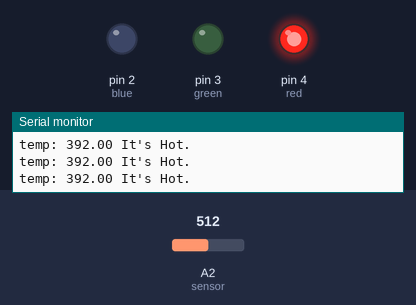
This sketch was run on a simulated Arduino Uno, built with avr-gcc and run on an emulated ATmega328P. On the bench: output pins drawn as LEDs (lit = HIGH), the last lines printed to the serial monitor. The test bench sets the inputs (shaded band); at power-on: A2 (sensor) = 512.

Above: at 1.2 s.
1.3 s: A2 (sensor) set to 177
4.3 s: A2 (sensor) set to 157
At 5.5 s:
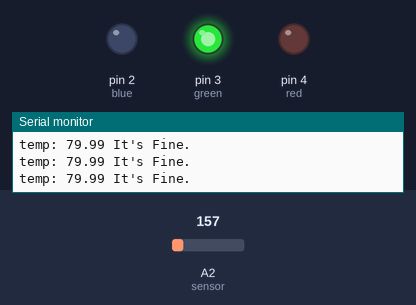
5.8 s: A2 (sensor) set to 122
At 6.8 s:
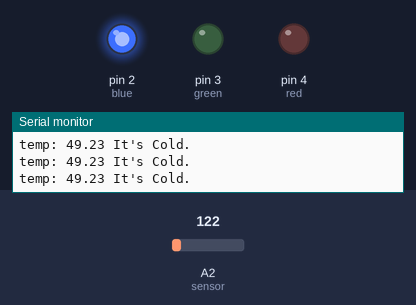
7.3 s: A2 (sensor) set to 306
At 7.8 s:
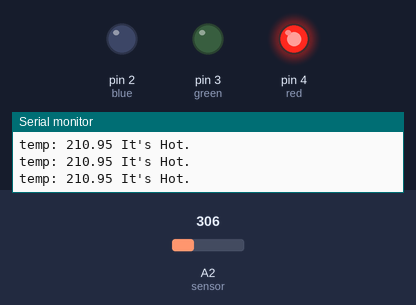
8.8 s: A2 (sensor) set to 0
At 9.9 s:
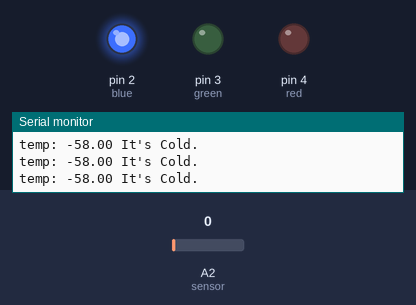
Timing chart, 0 to 11.3 s (numbered marks = the images above; inputs shaded):
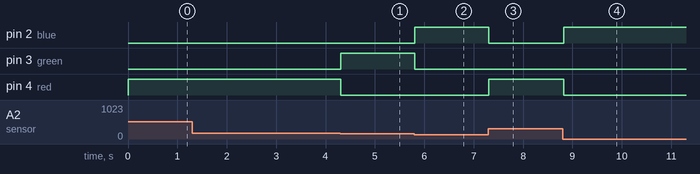

Measured:
- the behaviour switches between 165 and 164 on A2 (sensor) (found by bisection; images 0 and 1)
- after the input at 4.3 s, pin 3 (green): LOW → HIGH at once; pin 4 (red): HIGH → LOW at once
- after the input at 5.8 s, pin 2 (blue): LOW → HIGH at once; pin 3 (green): HIGH → LOW at once
- after the input at 7.3 s, pin 2 (blue): HIGH → LOW at once; pin 4 (red): LOW → HIGH at once
- after the input at 8.8 s, pin 2 (blue): LOW → HIGH at once; pin 4 (red): HIGH → LOW at once

The sketch:

copy_of_arduino_led_temperature_indicator1.ino
```cpp
const int hot = 87; //set hot parameter
const int cold = 75; //set cold parameter
void setup() {
  pinMode(A2, INPUT); //sensor
  pinMode(2, OUTPUT); //blue
  pinMode(3, OUTPUT); //green
  pinMode(4, OUTPUT); //red
  Serial.begin(9600);
}
void loop() {
  int sensor = analogRead(A2);
  float voltage = (sensor / 1024.0) * 5.0;
  float tempC = (voltage - .5) * 100;
  float tempF = (tempC * 1.8) + 32;
  Serial.print("temp: ");
  Serial.print(tempF);
  if (tempF < cold) { //cold
    digitalWrite(2, HIGH);
    digitalWrite(3, LOW);
    digitalWrite(4, LOW);
    Serial.println(" It's Cold.");
  }
  else if (tempF >= hot) { //hot
    digitalWrite(2, LOW);
    digitalWrite(3, LOW);
    digitalWrite(4, HIGH);
    Serial.println(" It's Hot.");
  }
  else { //fine
    digitalWrite(2, LOW);
    digitalWrite(3, HIGH);
    digitalWrite(4, LOW);
    Serial.println(" It's Fine.");
  }
  delay(10);
}
```
